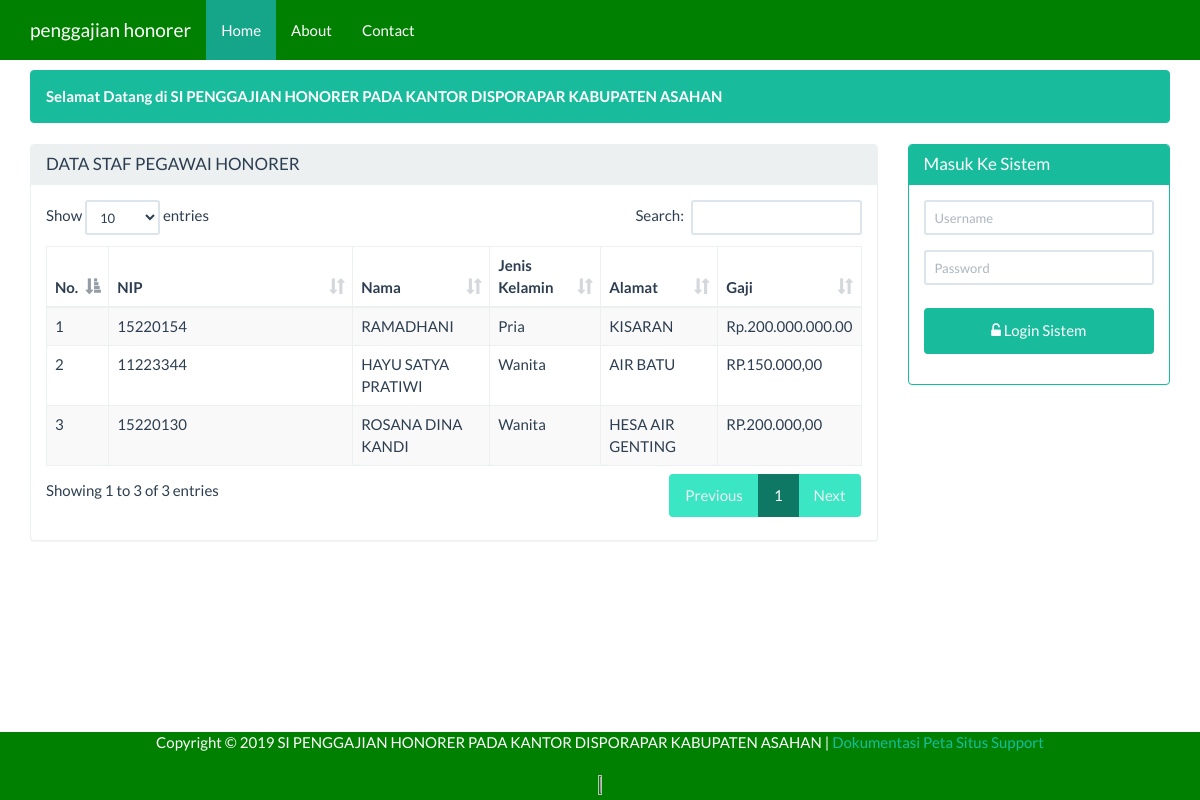
The page / on the database its author committed.
### tables this page shows
CREATE TABLE `data_penggajian` (
  `id` int(20) NOT NULL,
  `nama` varchar(100) NOT NULL,
  `nip` varchar(100) NOT NULL,
  `jk` varchar(50) NOT NULL,
  `alamat` varchar(150) NOT NULL,
  `gaji` varchar(100) NOT NULL
);

### beranda.php (the view, shortened to what this page needs)
<div class="container">
    <div class="row">
        <div class ="col-xs-12">
            <div class="alert alert-success">
                <strong><marquee bgcolor="blue", behavior="alternate", scrollamount="12">Selamat Datang di SI PENGGAJIAN HONORER PADA KANTOR DISPORAPAR KABUPATEN ASAHAN</marquee></strong>
            </div>
        </div>
    </div>
    <div class="row">
        <div class="col-sm-9 col-xs-12">
            <div class="panel panel-default">
                <div class="panel-heading">
                    <h3 class="panel-title">DATA STAF PEGAWAI HONORER</h3>
                </div>
                <div class="panel-body">
                     <table id="dtskripsi" class="table table-bordered table-striped table-hover">
                        <thead>
                            <tr>
                                <th>No.</th>
                                <th width="30%">NIP</th>
                                <th>Nama</th>
                                <th>Jenis Kelamin</th>
                                <th>Alamat</th>
                                <th>Gaji</th>
                            </tr>
                        </thead>
                        <tbody>
                            <?php
                            $sql = "SELECT * FROM data_penggajian";
                            $query = mysqli_query($koneksi, $sql) or die("SQL Anda Salah");
                            $nomor = 0;
                            while ($data = mysqli_fetch_array($query)) {
                                $nomor++;
                                ?>
                                <tr>
                                    <td><?= $nomor ?></td>
                                    <td><?= $data['nip'] ?></td>
                                    <td><?= $data['nama'] ?></td>
                                    <td><?= $data['jk'] ?></td>
                                    <td><?= $data['alamat'] ?></td>
                                    <td><?= $data['gaji'] ?></td>
                                </tr>
                            <?php } ?>
                        </tbody>
                    </table>
                </div>
            </div>
        </div>
        <div class="col-sm-3 col-xs-12">
            <?php if (isset($_SESSION['username'])) { ?>
            <div class="alert alert-info">
                <strong>Welcome <?=$_SESSION['nama']?></strong>
            </div>
            <?php
           } else { ?>
            <div class="panel panel-success">
                <div class="panel-heading">
                    <h3 class="panel-title">Masuk Ke Sistem</h3>
                </div>
                <div class="panel-body">
                    <form class="form-horizontal" action="proses_login.php" method="post">
                        <div class="form-group">
                            <div class="col-sm-12">
                                <input type="text" name="user" class="form-control input-sm"
                                   placeholder="Username" required="" autocomplete="off"/>
                            </div>
                        </div>
                        <div class="form-group">
                            <div class="col-sm-12">
                                <input type="password" name="pwd" class="form-control input-sm"
                                   placeholder="Password" required="" autocomplete="off"/>
                            </div>
                        </div>
                        <div class="form-group">
                            <div class="col-sm-12">
                                <button type="submit" name="login" value="login"
                                        class="btn btn-success btn-block"><span class="fa fa-unlock-alt"></span>
                                    Login Sistem
                                </button>
                            </div>
                    </form>
                </div>
            </div>
        </div>
            <?php } ?>
    </div>
</div>

### index.php (shortened to what this page needs)
<!DOCTYPE html>
<html>
    <head>
        <link href="Assets/css/bootstrap.min.css" rel="stylesheet" type="text/css"/>
        <link href="Assets/css/dataTables.bootstrap.min.css" rel="stylesheet" type="text/css"/>
        <link href="Assets/font-awesome-4.5.0/css/font-awesome.min.css" rel="stylesheet" type="text/css"/>
    </head>
    <body>
        <?php
        require 'menu.php';
        ?>
        <?php
        require 'content.php';
        ?>
        <?php
        require 'footer.php';
        ?>
    </body>
    </html>

### menu.php (shortened to what this page needs)
<nav class="navbar navbar-inverse navbar-fixed-top">
    <div class="container">
        <div class="navbar-header">
            <a class="navbar-brand" href="?page=utama">penggajian honorer</a>
        </div>
        <div id="navbar" class="navbar-collapse collapse">
            <ul class="nav navbar-nav">
                <li class="active"><a href="#">Home</a></li>
                <li><a href="?page=about&actions=tampil">About</a></li>
                <li><a href="?page=kontak&actions=tampil">Contact</a></li>
            </ul>
        </div>
    </div>
</nav>

### content.php (shortened to what this page needs)
<?php
@$page=$_GET['page'];
if(empty ($page)){
    require 'beranda.php';
}

### footer.php (shortened to what this page needs)
<div class="footer" id="user">
    <div class="row">
        <div class="col-xs-12">
            Copyright &COPY; <?= date('Y')?> SI PENGGAJIAN HONORER PADA KANTOR DISPORAPAR KABUPATEN ASAHAN |
            <a href="#">Dokumentasi</a>
            <a href="#">Peta Situs</a>
            <a href="#">Support</a>
           <br>
           <br>
          <image src="img/uc.png" width="5%" height="5%">
        </div>
    </div>
</div>

### index.php (style rules this page uses)
body { margin-top:70px; }
button { background-color: #4CAF50; color: white; padding: 14px 20px; margin: 8px 0; border: none; cursor: pointer; width: 100%; }

### menu.php (style rules this page uses)
.navbar { background-color:green; }

### footer.php (style rules this page uses)
.footer { position: fixed; left: 0; bottom: 0; width: 100%; background-color: green; color: white; text-align: center; }

### rows shown on the page
data_penggajian: nip "15220154", nama "RAMADHANI", jk "Pria", alamat "KISARAN", gaji "Rp.200.000.000.00"
data_penggajian: nip "11223344", nama "HAYU SATYA PRATIWI", jk "Wanita", alamat "AIR BATU", gaji "RP.150.000,00"
data_penggajian: nip "15220130", nama "ROSANA DINA KANDI", jk "Wanita", alamat "HESA AIR GENTING", gaji "RP.200.000,00"
